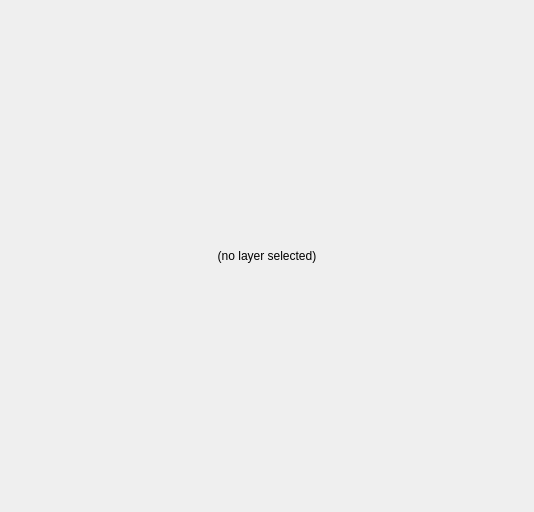
<?xml version="1.0" encoding="UTF-8"?>
<ui version="4.0">
 <class>EffectsPane</class>
 <widget class="QWidget" name="EffectsPane">
  <property name="geometry">
   <rect>
    <x>0</x>
    <y>0</y>
    <width>534</width>
    <height>512</height>
   </rect>
  </property>
  <property name="windowTitle">
   <string>Form</string>
  </property>
  <layout class="QVBoxLayout" name="verticalLayout">
   <item>
    <widget class="QStackedWidget" name="stackedWidget">
     <property name="currentIndex">
      <number>1</number>
     </property>
     <widget class="QWidget" name="effectsPage">
      <layout class="QVBoxLayout" name="verticalLayout_2">
       <property name="leftMargin">
        <number>0</number>
       </property>
       <property name="topMargin">
        <number>0</number>
       </property>
       <property name="rightMargin">
        <number>0</number>
       </property>
       <property name="bottomMargin">
        <number>0</number>
       </property>
       <item>
        <widget class="QListView" name="effectsList"/>
       </item>
      </layout>
     </widget>
     <widget class="QWidget" name="noEffectsPage">
      <layout class="QVBoxLayout" name="verticalLayout_3">
       <property name="leftMargin">
        <number>0</number>
       </property>
       <property name="topMargin">
        <number>0</number>
       </property>
       <property name="rightMargin">
        <number>0</number>
       </property>
       <property name="bottomMargin">
        <number>0</number>
       </property>
       <item>
        <widget class="QLabel" name="label">
         <property name="text">
          <string>(no layer selected)</string>
         </property>
         <property name="alignment">
          <set>Qt::AlignCenter</set>
         </property>
        </widget>
       </item>
      </layout>
     </widget>
    </widget>
   </item>
  </layout>
 </widget>
 <resources/>
 <connections/>
</ui>
